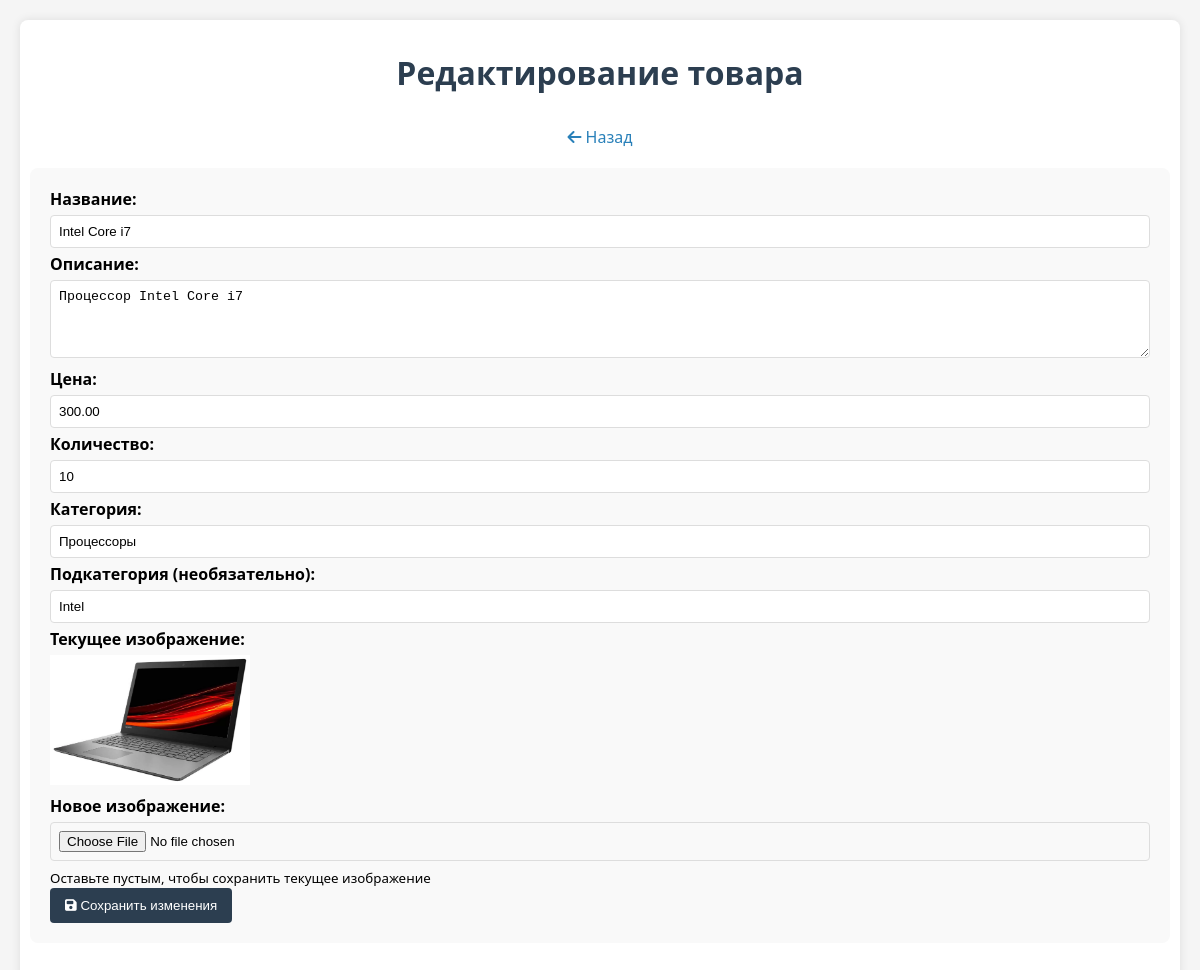
Page /edit_product.php?id=3 (signed in) on the committed database.
### tables this page shows
CREATE TABLE `products` (
  `id` int(11) NOT NULL,
  `name` varchar(100) NOT NULL,
  `description` text DEFAULT NULL,
  `price` decimal(10,2) NOT NULL,
  `quantity` int(11) NOT NULL,
  `category` varchar(100) DEFAULT NULL,
  `subcategory` varchar(100) DEFAULT NULL,
  `image` varchar(255) DEFAULT NULL
);

### edit_product.php (the view, shortened to what this page needs)
<?php
require 'db.php';
$product_id = $_GET['id'];
$stmt = $pdo->prepare("SELECT * FROM products WHERE id = ?");
$stmt->execute([$product_id]);
$product = $stmt->fetch();
?>
<!DOCTYPE html>
<html lang="ru">
<head>
    <link rel="stylesheet" href="https://cdnjs.cloudflare.com/ajax/libs/font-awesome/6.4.0/css/all.min.css">
    <link rel="stylesheet" href="./css/stylesap.css?v=1">
</head>
<body>
    <div class="container">
        <div class="admin-header">
            <h1>Редактирование товара</h1>
            <a href="admin_panel.php" class="back-btn"><i class="fas fa-arrow-left"></i> Назад</a>
        </div>
        <form method="POST" action="" enctype="multipart/form-data">
            <div class="form-group">
                <label>Название:</label>
                <input type="text" name="name" value="<?= htmlspecialchars($product['name']) ?>" required>
            </div>
            <div class="form-group">
                <label>Описание:</label>
                <textarea name="description" rows="4"><?= htmlspecialchars($product['description']) ?></textarea>
            </div>
            <div class="form-group">
                <label>Цена:</label>
                <input type="number" step="0.01" name="price" value="<?= htmlspecialchars($product['price']) ?>" required>
            </div>
            <div class="form-group">
                <label>Количество:</label>
                <input type="number" name="quantity" value="<?= htmlspecialchars($product['quantity']) ?>" required>
            </div>
            <div class="form-group">
                <label>Категория:</label>
                <input type="text" name="category" value="<?= htmlspecialchars($product['category']) ?>" required list="categories">
            </div>
            <div class="form-group">
                <label>Подкатегория (необязательно):</label>
                <input type="text" name="subcategory" value="<?= htmlspecialchars($product['subcategory'] ?? '') ?>">
            </div>
            <div class="form-group">
                <label>Текущее изображение:</label>
                <?php if ($product['image']): ?>
                    <img src="<?= htmlspecialchars($product['image']) ?>" alt="Текущее изображение" style="max-width: 200px; display: block; margin-bottom: 10px;">
                <?php else: ?>
                    <p>Изображение не установлено</p>
                <?php endif; ?>
                <label>Новое изображение:</label>
                <input type="file" name="image" accept="image/*">
                <small>Оставьте пустым, чтобы сохранить текущее изображение</small>
            </div>
            <button type="submit" name="update_product" class="btn-primary"><i class="fas fa-save"></i> Сохранить изменения</button>
        </form>
    </div>
</body>
</html>

### css/stylesap.css (style rules this page uses)
body { font-family: 'Segoe UI', Tahoma, Geneva, Verdana, sans-serif; margin: 0; padding: 20px; background-color: #f5f5f5; }
.container { max-width: 1200px; margin: 0 auto; background: white; padding: 10px; border-radius: 8px; box-shadow: 0 0 10px rgba(0,0,0,0.1); }
h1, h2 { color: #2c3e50; }
.admin-header { display: flex; justify-content: space-between; align-items: center; margin-bottom: 10px; flex-direction: column; align-items: center; justify-content: space-between; height: auto; }
form { margin-bottom: 30px; padding: 20px; background: #f9f9f9; border-radius: 8px; }
label { display: block; margin-bottom: 5px; font-weight: bold; }
input, textarea, select { width: 100%; padding: 8px; margin-bottom: 5px; border: 1px solid #ddd; border-radius: 4px; box-sizing: border-box; }
button { background: #2c3e50; color: white; border: none; padding: 10px 15px; border-radius: 4px; cursor: pointer; }
.admin-header a, body a { margin: 10px; color: #2980b9; text-decoration: none; }

### rows in the picture
products: name "Intel Core i7", description "Процессор Intel Core i7", price "300.00", quantity "10", category "Процессоры", subcategory "Intel", image (picture)
